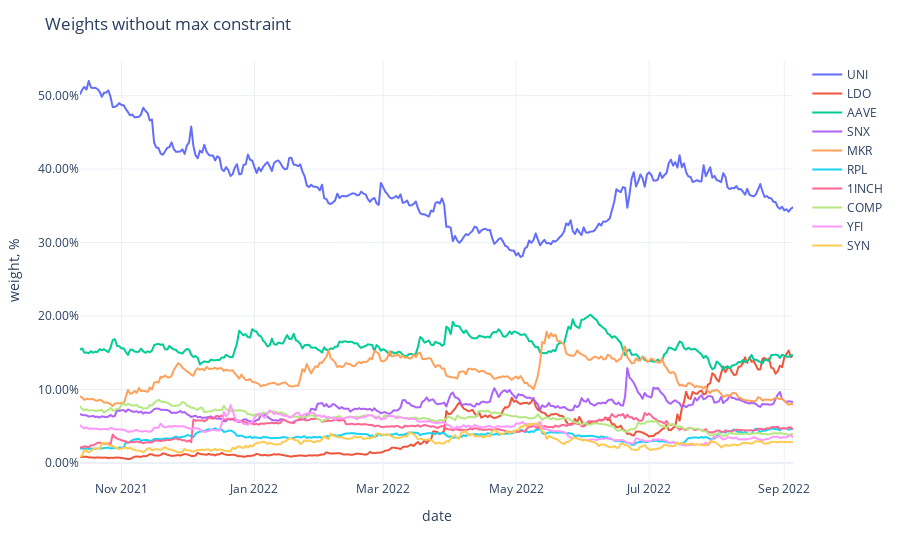

Notebook code for this chart:
### Code cell
fig = px.line(weights,
              labels={'value': 'weight, %', 'variable': ''})
fig.update_traces(
    hovertemplate="%{y}"
)
fig.update_yaxes(
    tickformat=".2%",
)
fig.update_xaxes(
    showspikes=True,
    spikethickness=2,
    spikedash="dot",
    spikecolor="#999999",
    spikemode="across",
)
fig.update_layout(
    ## showlegend=False,
    hovermode="x",
    hoverdistance=100,  ## Distance to show hover label of data point
    spikedistance=1000,  ## Distance to show spike
    template='plotly_white',
    title='Weights without max constraint'
)

### Figure 1 — Plotly figure (JSON) as saved in the notebook; plotly's stock layout.template omitted (floating-point values rounded to 4 significant figures; data arrays with more than 128 entries replaced by an {"elided": "..."} marker saying what was removed)
{"data": [{"hovertemplate": "%{y}", "legendgroup": "UNI", "line": {"color": "#636efa", "dash": "solid"}, "marker": {"symbol": "circle"}, "mode": "lines", "name": "UNI", "showlegend": true, "type": "scattergl", "x": {"elided": "328 str values"}, "xaxis": "x", "y": {"elided": "328 float values"}, "yaxis": "y"}, {"hovertemplate": "%{y}", "legendgroup": "LDO", "line": {"color": "#EF553B", "dash": "solid"}, "marker": {"symbol": "circle"}, "mode": "lines", "name": "LDO", "showlegend": true, "type": "scattergl", "x": {"elided": "328 str values"}, "xaxis": "x", "y": {"elided": "328 float values"}, "yaxis": "y"}, {"hovertemplate": "%{y}", "legendgroup": "AAVE", "line": {"color": "#00cc96", "dash": "solid"}, "marker": {"symbol": "circle"}, "mode": "lines", "name": "AAVE", "showlegend": true, "type": "scattergl", "x": {"elided": "328 str values"}, "xaxis": "x", "y": {"elided": "328 float values"}, "yaxis": "y"}, {"hovertemplate": "%{y}", "legendgroup": "SNX", "line": {"color": "#ab63fa", "dash": "solid"}, "marker": {"symbol": "circle"}, "mode": "lines", "name": "SNX", "showlegend": true, "type": "scattergl", "x": {"elided": "328 str values"}, "xaxis": "x", "y": {"elided": "328 float values"}, "yaxis": "y"}, {"hovertemplate": "%{y}", "legendgroup": "MKR", "line": {"color": "#FFA15A", "dash": "solid"}, "marker": {"symbol": "circle"}, "mode": "lines", "name": "MKR", "showlegend": true, "type": "scattergl", "x": {"elided": "328 str values"}, "xaxis": "x", "y": {"elided": "328 float values"}, "yaxis": "y"}, {"hovertemplate": "%{y}", "legendgroup": "RPL", "line": {"color": "#19d3f3", "dash": "solid"}, "marker": {"symbol": "circle"}, "mode": "lines", "name": "RPL", "showlegend": true, "type": "scattergl", "x": {"elided": "328 str values"}, "xaxis": "x", "y": {"elided": "328 float values"}, "yaxis": "y"}, {"hovertemplate": "%{y}", "legendgroup": "1INCH", "line": {"color": "#FF6692", "dash": "solid"}, "marker": {"symbol": "circle"}, "mode": "lines", "name": "1INCH", "showlegend": true, "type": "scattergl", "x": {"elided": "328 str values"}, "xaxis": "x", "y": {"elided": "328 float values"}, "yaxis": "y"}, {"hovertemplate": "%{y}", "legendgroup": "COMP", "line": {"color": "#B6E880", "dash": "solid"}, "marker": {"symbol": "circle"}, "mode": "lines", "name": "COMP", "showlegend": true, "type": "scattergl", "x": {"elided": "328 str values"}, "xaxis": "x", "y": {"elided": "328 float values"}, "yaxis": "y"}, {"hovertemplate": "%{y}", "legendgroup": "YFI", "line": {"color": "#FF97FF", "dash": "solid"}, "marker": {"symbol": "circle"}, "mode": "lines", "name": "YFI", "showlegend": true, "type": "scattergl", "x": {"elided": "328 str values"}, "xaxis": "x", "y": {"elided": "328 float values"}, "yaxis": "y"}, {"hovertemplate": "%{y}", "legendgroup": "SYN", "line": {"color": "#FECB52", "dash": "solid"}, "marker": {"symbol": "circle"}, "mode": "lines", "name": "SYN", "showlegend": true, "type": "scattergl", "x": {"elided": "328 str values"}, "xaxis": "x", "y": {"elided": "328 float values"}, "yaxis": "y"}], "layout": {"autosize": true, "hoverdistance": 100, "hovermode": "x", "legend": {"title": {"text": ""}, "tracegroupgap": 0}, "margin": {"t": 60}, "spikedistance": 1000, "title": {"text": "Weights without max constraint"}, "xaxis": {"anchor": "y", "autorange": true, "domain": [0, 1], "range": ["2021-10-13", "2022-09-05"], "showspikes": true, "spikecolor": "#999999", "spikedash": "dot", "spikemode": "across", "spikethickness": 2, "title": {"text": "date"}, "type": "date"}, "yaxis": {"anchor": "x", "autorange": true, "domain": [0, 1], "range": [-0.0231, 0.5485], "tickformat": ".2%", "title": {"text": "weight, %"}, "type": "linear"}}}
